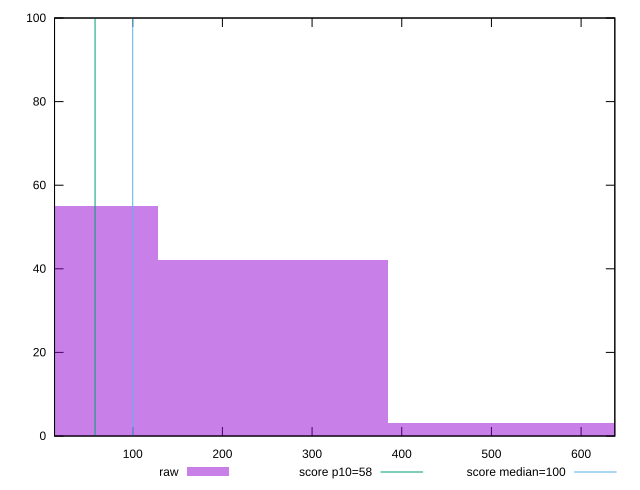

The gnuplot source for this figure:
reset

$raw <<EOF
0 55
256.62763909732183 42
513.2552781946437 3
EOF

set key outside below
set boxwidth 256.62763909732183
set xrange [12.8:637.6]
set yrange [0:100]
set trange [0:100]
set style fill transparent solid 0.5 noborder

set parametric
set terminal svg size 640, 490 enhanced background rgb 'white'
set output "reports/report_00028_2021-02-24T12-49-42.674Z/estimated-input-latency/samples/card/raw/histogram.svg"

plot $raw title "raw" with boxes, \
     58,t title "score p10=58", \
     100,t title "score median=100"

reset
